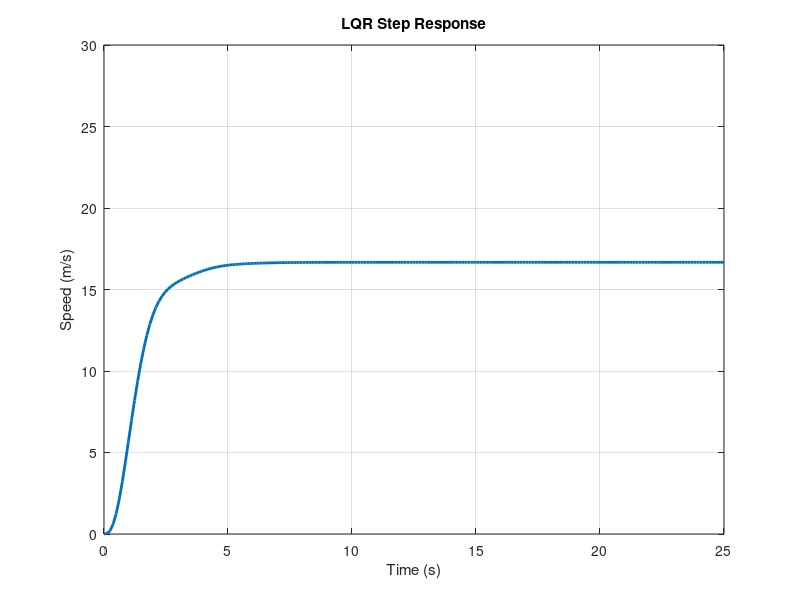

This figure's MATLAB source: (Note: this script raises an error after producing the figure.)
clear all; close all; clc;

% State-space model
A = [0 1 0; 0 0 1; -6.0476 -5.2856 -0.238];
B = [0; 0; 2.4767];
C = [1 0 0];
D = 0;

% Compute LQR gain
% K = lqr(A, B, Q, R);
% Q and R determined using GA in the paper, not mentioned

K = [0.0898 1.5708 1.4131];   % from Table 4 and 5, optimal values
fprintf("K: ");
disp(K)

% Closed-loop system: A-BK
Acl = A - B*K;

% Nbar
Nbar = -1 / (C * inv(A - B*K) * B);
fprintf("Nbar: ");
disp(Nbar);

%closed loop state space
sys_cl = ss(Acl, B*Nbar, C, D);

amp = 16.67;
t_final = 25; 
% Step input of 16.67 m/s (60 km/h)
[y,t] = step(amp * sys_cl, t_final);

% Steady-state error (Ess)
y_final = y(end); % final output value
r_final = 16.67; % desired reference
Ess = r_final - y_final;

fprintf("Final output y_final = %.6f m/s\n", y_final);
fprintf("Steady-state error Ess = %.10f m/s\n", Ess);

% % simulation duration
% t = 0:0.01:60;
% 
% % reference profile
% r = zeros(size(t));
% 
% % 0–20 sec: 16.67 m/s (60 km/h)
% r(t >= 0 & t < 20) = 16.67;
% 
% % 20–40 sec: 25 m/s (90 km/h)
% r(t >= 20 & t < 40) = 25.0;
% 
% % 40–60 sec: back to 16.67 m/s
% r(t >= 40) = 16.67;
% 
% % Simulate closed-loop system
% y = lsim(sys_cl, r, t);

% plot
figure;
plot(t, y, 'LineWidth', 2);
grid on;
title("LQR Step Response");
xlabel("Time (s)");
ylabel("Speed (m/s)");
ylim([0 30]);

% time response specs
disp("LQR Step Response Metrics:");
stepinfo(y,t)

% % specs on the 1st segment only (0 to 60)
% idx = t <= 20;     
% disp("Step info for first segment (first 20 sec):")
% stepinfo(y(idx), t(idx))
